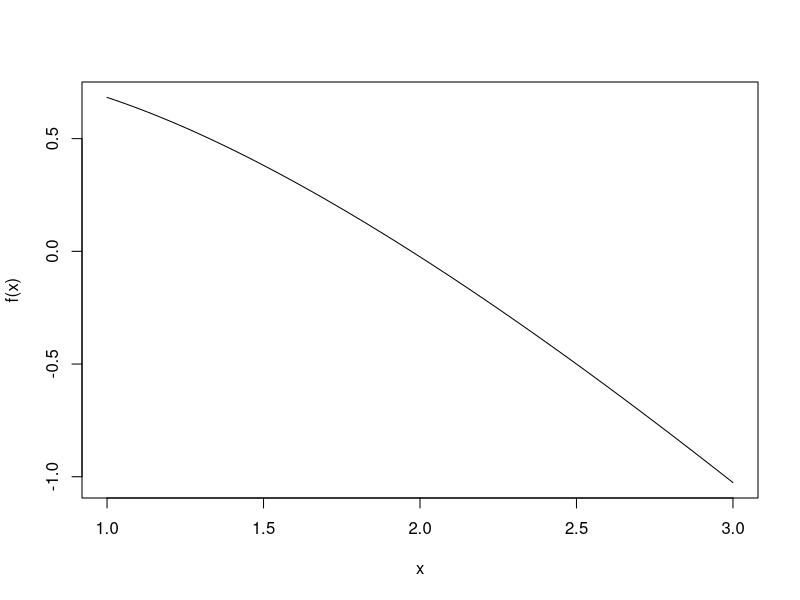

The R script that drew this image:
# (a)
f <- function(x){
  2*sin(sqrt(x)) - x
}

x <- seq(1,3,length.out = 100)
par(mfrow=c(1,1))
plot(x, f(x), type = 'l')

# (b)
# bisection (recursive)
bisection <- function(f, a, b, tol, xseq = c()){  
  stopifnot('a should be strictly less than b'=a < b)
  
  midPoint = (a+b)/2
  xseq <- append(xseq, midPoint)
  
  if(abs(f(midPoint)) < tol){
    print(xseq)
    return (midPoint)
  }
  else if( f(midPoint) > 0){
    bisection(f, midPoint, b, tol, xseq)
  }
  else if( f(midPoint) < 0){
    bisection(f, a, midPoint, tol, xseq)
  }
  
}


bisectionIterative <- function(f, a, b, tol){
  stopifnot('a should be strictly less than b'=a < b)
  xseq = c()
  
  midPoint = (a+b)/2
 
  while( (abs(f(midPoint)) >= tol)){
    
    xseq <- append(xseq, midPoint)
    
    
    if( f(midPoint) > 0){
      a = midPoint
      
    }
    else if( f(midPoint) < 0){
      b = midPoint
    }
    
    midPoint = (a+b)/2
  
  }
  l = list()
  l$root = midPoint
  l$xseq = xseq
  return (l)
  
}


# (c)
# newton 
newton <- function(f, a, b, tol){
  stopifnot('a should be strictly less than b'=a < b)
  functionExpression <- parse(text =deparse(f)[3])
  derivative <- D(functionExpression, 'x')
  
      xi = (a+b)/2  # choosing first best guess at the midpoint of the interval
      xseq = c()
  repeat {
  
      x <- xi
      derivativeAtXi <- eval(derivative)
      
      xnext = xi - (f(xi)/derivativeAtXi)
      xseq <- append(xseq, xnext)
      if (abs(f(xnext)) < tol){
        l = list()
        l$root = xnext
        l$xseq = xseq
        return (l)
        
      }
      
      xi <- xnext
  }
  

  
}

# (f)
graphsOfConvergence <- function(){
    a <- 1
    b <- 3
    tol <- 1e-10
    bisecX <- bisectionIterative(f, a, b, tol)
    newtonX <- newton(f, a, b, tol)
    par(mfrow=c(2,1))
    plot(1:length(bisecX$xseq), abs(bisecX$root - bisecX$xseq), type = 'l', main = 'Bisection Algorithm Covergence', xlab = 'i', ylab = '|x* - xi|', lwd=2)
    plot(1:length(newtonX$xseq), abs(newtonX$root - newtonX$xseq), type = 'l', main = "Newton's Method Algorithm Convergence",xlab = 'i', ylab = '|x* - xi|', lwd = 2)
}
# run this fn if you want to see the graphs of convergence
# for both the bisection algo (iter) and newton's method algo
# from these 2 pictures, 
# it looks like Newton's method has a much faster convergence rate
